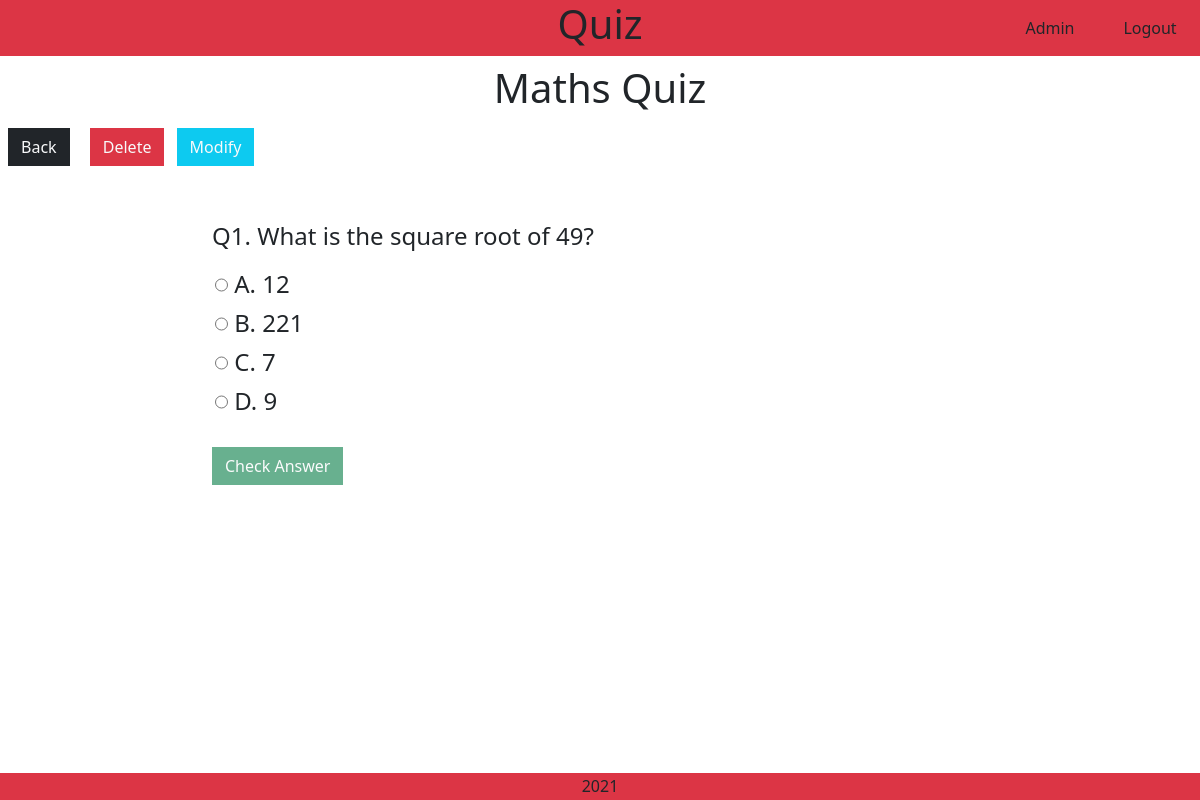
The app's page /quiz/questionnaire/143270174/12345 (signed in) with its own data.
### quiz/models.py (models this page shows, shortened)
class Quiz(models.Model):
    class Meta:
        verbose_name_plural = "Quiz"
    quiz_name = models.CharField(max_length=254)

class Questions(models.Model):
    class Meta:
        verbose_name_plural = "Questions"
    quiz = models.ForeignKey(
            'Quiz', null=False, blank=False, on_delete=models.CASCADE,
            related_name='questions')
    question = models.CharField(max_length=254)
    first_answer = models.CharField(max_length=254)
    second_answer = models.CharField(max_length=254)
    third_answer = models.CharField(max_length=254)
    fourth_answer = models.CharField(max_length=254)
    answer = models.CharField(max_length=254)

### quiz/views.py (the view)
# urls.py: path('questionnaire/<int:quiz_id>/<int:num>', views.questionnaire, name='questionnaire'),
def questionnaire(request, quiz_id, num=12345):
    if num==12345:
        num=0
        quiz_id=random_number_decode(quiz_id, 1)
    else:
        num = random_number_decode(num, 1)
        quiz_id = random_number_decode(quiz_id, num-1)
    question_id=[]
    request.session.modified = True
    questions = Questions.objects.all().filter(quiz=quiz_id)
    for question in questions:
        question_id.append(question.id)
    final = len(question_id)
    if num==0 and 'answer' not in request.session:
        print('new session')
        request.session['answer']= {}
        print(request.session['answer'])
        request.session['quiz']= {'quiz_id': quiz_id}
    quiz = get_object_or_404(Quiz, id=quiz_id)
    if num==0:
        actual_question = get_object_or_404(Questions, id=question_id[num])
    else:
        actual_question = get_object_or_404(Questions, id=question_id[num])
    crypt= {
        "A": randon_word(6),
        "B": randon_word(6),
        "C": randon_word(6),
        "D": randon_word(6),
        "id": actual_question.id,
        'length': final,
        }
    answer = crypt[actual_question.answer]
    quiz_url = random_number_encode(quiz_id, num)
    context = {
        'num': num,
        'quiz_id': quiz_id,
        'quiz_url': quiz_url,
        'crypt': json.dumps(crypt),
        'answer': answer,
        'final': final,
        'next': num+1,
        'next_url': random_number_encode(num+1, 1),
        'quiz': quiz,
        'question': actual_question,
    }
    return render(request, 'quiz/questionnaire.html', context)

### quiz/views.py (called while the page is built)
def randon_word(length):
    alphabet = string.ascii_letters + string.digits + string.punctuation
    password = ''.join(secrets.choice(alphabet) for i in range(length))
    return password

def random_number_encode(num , num_two):
    new_num = (num_two+num+3)*10233553+432*num_two
    return new_num

def random_number_decode(num, num_two):
    new_num = (num-432*num_two)/10233553-(3+num_two)
    return int(new_num)

### quiz/templates/quiz/questionnaire.html (shortened to what this page needs)
{% extends "base.html" %}
{% load static %}
{% block extra_css %}
    <link rel="stylesheet" href="{% static 'quiz/css/quiz.css' %}">
{% endblock %}
{% block content %}
    <div class="h1 text-center mt-2">{{ quiz.quiz_name }}</div>
    {% if request.user.is_superuser %}
        <a href="{% url 'quiz' %}" class="m-2 btn btn-dark rounded-0 text-light">Back</a>
        <a href="{% url 'delete_question' question_id=question.id %}" class="m-2 btn btn-danger rounded-0 text-light">Delete</a>
        <a href="{% url 'update_question' question_id=question.id %}" class="btn btn-info rounded-0 text-light">Modify</a>
    {% endif %}
    <div class="row m-0 mt-5">
        <div class="col-2 mb-2"></div>
        <div class="col-10 mb-3 h4">Q{{ next }}. {{ question.question }}</div>
        <div class="col-2 mb-2"></div>
        <div class="radio h4 col-10">
            <form id="answer" action="{% url 'questionnaire' quiz_url next_url %}" method="POST" class="answer">
                <label><input type="radio" name="answer" value="A.{{ question.first_answer }}"> A. {{ question.first_answer }}</label><br>
                <label><input type="radio" name="answer" value="B.{{ question.second_answer }}"> B. {{ question.second_answer }}</label><br>
                <label><input type="radio" name="answer" value="C.{{ question.third_answer }}"> C. {{ question.third_answer }}</label><br>
                <label><input type="radio" name="answer" value="D.{{ question.fourth_answer }}"> D. {{ question.fourth_answer }}</label>
            </form>
        </div>
    </div>
    <div class="row m-0 mt-3">
        <div class="col-2"></div>
        {% if question %}
            <div class="col-10">
                <button class="check btn btn-success rounded-0 text-light">Check Answer</button>
            </div>
        {% endif %}
    </div>
{% endblock %}

### static/css/base.css (style rules this page uses)
body, html { margin: 0; display: flex; flex-direction: column; height: 100vh; }
input { height: 30px; }

### quiz/static/quiz/css/quiz.css (style rules this page uses)
a { text-decoration: none; }
label { margin: 3px; }
input[type="radio"] { margin-bottom: 3px; vertical-align: middle; }

### records on screen
Quiz: quiz_name "Maths Quiz"
Questions: question "What is the square root of 49?", first_answer "12", second_answer "221", third_answer "7", fourth_answer "9"

### other values on screen
{{ next }} "1"
